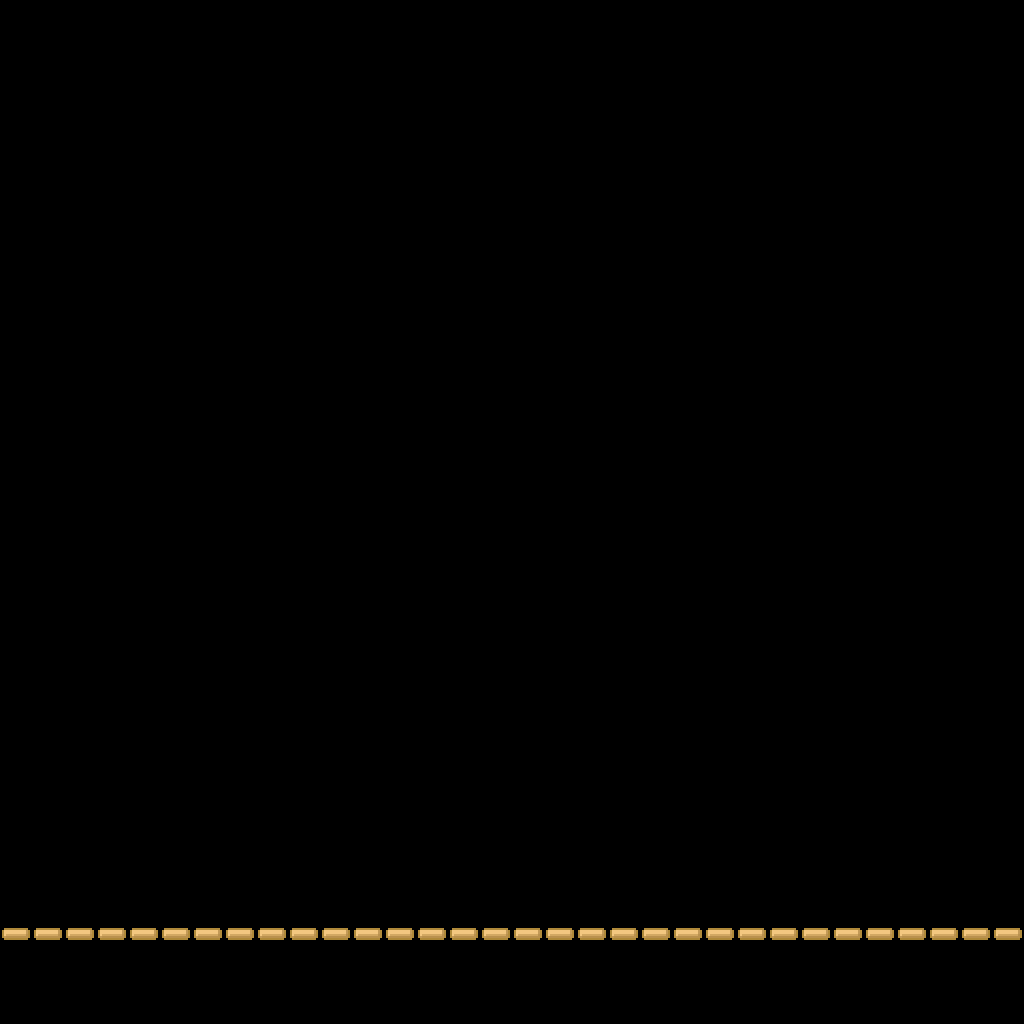

Tiled map render using the project's own tile images. Description and the map definition, with tile-layer contents summarised, below:
An orthogonal 32x64 tile map with 32x16 px tiles, 1 tile layer (line).

<map version="1.2" tiledversion="1.2.1" orientation="orthogonal" renderorder="right-down" width="32" height="64" tilewidth="32" tileheight="16" infinite="0" nextlayerid="2" nextobjectid="1">
 <tileset firstgid="1" name="bar" tilewidth="32" tileheight="16" tilecount="2" columns="1">
  <image source="bar2.png" width="32" height="32" />
 </tileset>
 <layer id="1" name="line" width="32" height="64">
  <data>[2048 cells, 32 non-empty, 1 distinct tile ids]</data>
 </layer>
</map>
